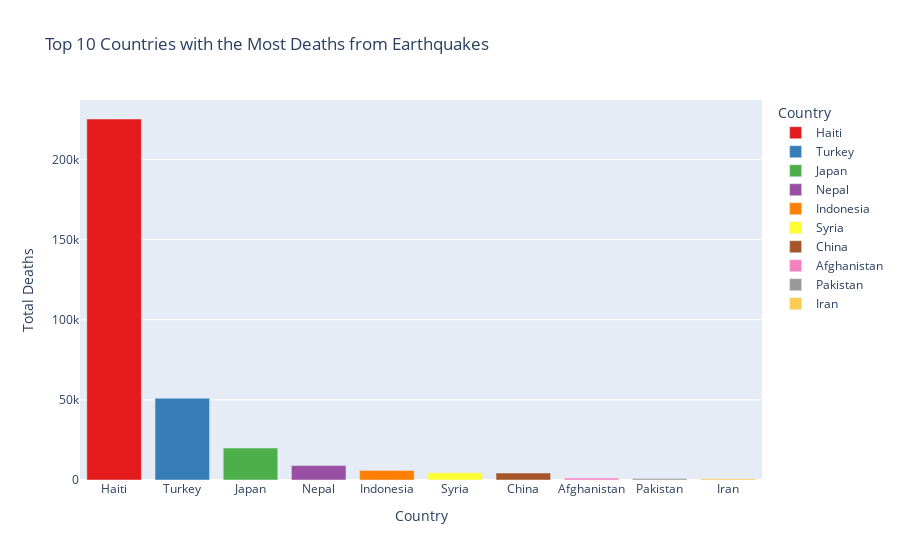

Here is the notebook cell this chart was saved with:
### Code cell
# Group by 'Country' and calculate the sum of 'Number of deaths from earthquakes'
top_countries_deaths = earthquake_data.groupby('Country')['Number of deaths from earthquakes'].sum().reset_index()

# Sort by the total number of deaths in descending order
top_countries_deaths = top_countries_deaths.sort_values(by='Number of deaths from earthquakes', ascending=False).head(10)

# Create a color mapping for countries
country_color_mapping = dict(zip(top_countries_deaths['Country'], px.colors.qualitative.Set1[:len(top_countries_deaths)]))

# Create a bar chart
fig_deaths = px.bar(
    top_countries_deaths,
    x='Country',
    y='Number of deaths from earthquakes',
    color='Country',  # Use color to differentiate countries
    color_discrete_map=country_color_mapping,  # Use consistent colors
    title='Top 10 Countries with the Most Deaths from Earthquakes',
    labels={'Number of deaths from earthquakes': 'Total Deaths'},
)

fig_deaths.update_layout(
    xaxis_title='Country',
    yaxis_title='Total Deaths',
    legend_title='Country',
)

fig_deaths.show()

### Figure 1 — Plotly figure (JSON) as saved in the notebook; plotly's stock layout.template omitted (floating-point values rounded to 4 significant figures)
{"data": [{"alignmentgroup": "True", "hovertemplate": "Country=%{x}<br>Total Deaths=%{y}<extra></extra>", "legendgroup": "Haiti", "marker": {"color": "rgb(228,26,28)", "pattern": {"shape": ""}}, "name": "Haiti", "offsetgroup": "Haiti", "orientation": "v", "showlegend": true, "textposition": "auto", "type": "bar", "x": ["Haiti"], "xaxis": "x", "y": [225164], "yaxis": "y"}, {"alignmentgroup": "True", "hovertemplate": "Country=%{x}<br>Total Deaths=%{y}<extra></extra>", "legendgroup": "Turkey", "marker": {"color": "rgb(55,126,184)", "pattern": {"shape": ""}}, "name": "Turkey", "offsetgroup": "Turkey", "orientation": "v", "showlegend": true, "textposition": "auto", "type": "bar", "x": ["Turkey"], "xaxis": "x", "y": [50970], "yaxis": "y"}, {"alignmentgroup": "True", "hovertemplate": "Country=%{x}<br>Total Deaths=%{y}<extra></extra>", "legendgroup": "Japan", "marker": {"color": "rgb(77,175,74)", "pattern": {"shape": ""}}, "name": "Japan", "offsetgroup": "Japan", "orientation": "v", "showlegend": true, "textposition": "auto", "type": "bar", "x": ["Japan"], "xaxis": "x", "y": [19957], "yaxis": "y"}, {"alignmentgroup": "True", "hovertemplate": "Country=%{x}<br>Total Deaths=%{y}<extra></extra>", "legendgroup": "Nepal", "marker": {"color": "rgb(152,78,163)", "pattern": {"shape": ""}}, "name": "Nepal", "offsetgroup": "Nepal", "orientation": "v", "showlegend": true, "textposition": "auto", "type": "bar", "x": ["Nepal"], "xaxis": "x", "y": [8982], "yaxis": "y"}, {"alignmentgroup": "True", "hovertemplate": "Country=%{x}<br>Total Deaths=%{y}<extra></extra>", "legendgroup": "Indonesia", "marker": {"color": "rgb(255,127,0)", "pattern": {"shape": ""}}, "name": "Indonesia", "offsetgroup": "Indonesia", "orientation": "v", "showlegend": true, "textposition": "auto", "type": "bar", "x": ["Indonesia"], "xaxis": "x", "y": [5989], "yaxis": "y"}, {"alignmentgroup": "True", "hovertemplate": "Country=%{x}<br>Total Deaths=%{y}<extra></extra>", "legendgroup": "Syria", "marker": {"color": "rgb(255,255,51)", "pattern": {"shape": ""}}, "name": "Syria", "offsetgroup": "Syria", "orientation": "v", "showlegend": true, "textposition": "auto", "type": "bar", "x": ["Syria"], "xaxis": "x", "y": [4500], "yaxis": "y"}, {"alignmentgroup": "True", "hovertemplate": "Country=%{x}<br>Total Deaths=%{y}<extra></extra>", "legendgroup": "China", "marker": {"color": "rgb(166,86,40)", "pattern": {"shape": ""}}, "name": "China", "offsetgroup": "China", "orientation": "v", "showlegend": true, "textposition": "auto", "type": "bar", "x": ["China"], "xaxis": "x", "y": [4353], "yaxis": "y"}, {"alignmentgroup": "True", "hovertemplate": "Country=%{x}<br>Total Deaths=%{y}<extra></extra>", "legendgroup": "Afghanistan", "marker": {"color": "rgb(247,129,191)", "pattern": {"shape": ""}}, "name": "Afghanistan", "offsetgroup": "Afghanistan", "orientation": "v", "showlegend": true, "textposition": "auto", "type": "bar", "x": ["Afghanistan"], "xaxis": "x", "y": [1286], "yaxis": "y"}, {"alignmentgroup": "True", "hovertemplate": "Country=%{x}<br>Total Deaths=%{y}<extra></extra>", "legendgroup": "Pakistan", "marker": {"color": "rgb(153,153,153)", "pattern": {"shape": ""}}, "name": "Pakistan", "offsetgroup": "Pakistan", "orientation": "v", "showlegend": true, "textposition": "auto", "type": "bar", "x": ["Pakistan"], "xaxis": "x", "y": [867], "yaxis": "y"}, {"alignmentgroup": "True", "hovertemplate": "Country=%{x}<br>Total Deaths=%{y}<extra></extra>", "legendgroup": "Iran", "marker": {"color": "#FECB52", "pattern": {"shape": ""}}, "name": "Iran", "offsetgroup": "Iran", "orientation": "v", "showlegend": true, "textposition": "auto", "type": "bar", "x": ["Iran"], "xaxis": "x", "y": [838], "yaxis": "y"}], "layout": {"barmode": "relative", "legend": {"title": {"text": "Country"}, "tracegroupgap": 0}, "title": {"text": "Top 10 Countries with the Most Deaths from Earthquakes"}, "xaxis": {"anchor": "y", "categoryarray": ["Haiti", "Turkey", "Japan", "Nepal", "Indonesia", "Syria", "China", "Afghanistan", "Pakistan", "Iran"], "categoryorder": "array", "domain": [0, 1], "title": {"text": "Country"}}, "yaxis": {"anchor": "x", "domain": [0, 1], "title": {"text": "Total Deaths"}}}}
